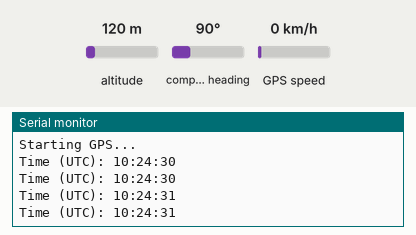
Simulated run of this sketch. Board: ESP32. Parts: the last lines printed to the serial monitor. The test bench sets the inputs (shaded band); at power-on: GPS speed 0 km/h, altitude 120 m, compass heading 90°. The GPS gets a fix after 3 s at 37.7749, -122.4194 with 8 satellites.

Above: at 1.2 s.
1.3 s: GPS speed set to 2 km/h
At 3.8 s:
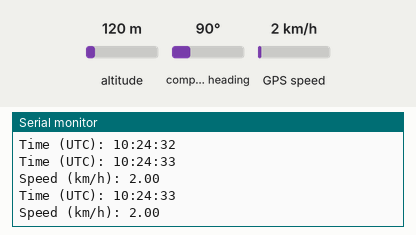
4.5 s: GPS speed set to 30 km/h
At 5.8 s:
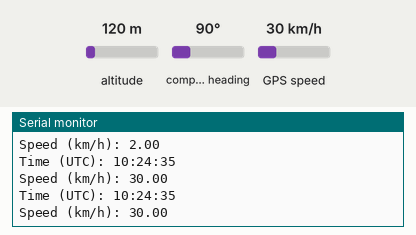
Timing chart, 0 to 7.5 s (numbered marks = the images above; inputs shaded):
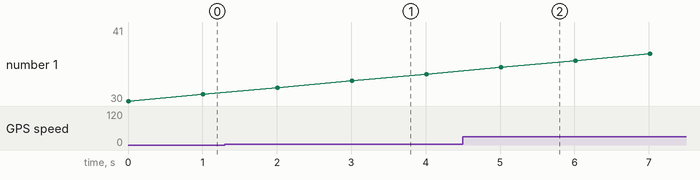

The sketch:

dummy.ino
```cpp
#include <TinyGPS++.h>
#include <HardwareSerial.h>

// TinyGPS++ instance
TinyGPSPlus gps;

// UART configuration for GPS
HardwareSerial SerialGPS(1); // Use UART1 for GPS

#define RXD2 16 // RX pin for GPS
#define TXD2 17 // TX pin for GPS

void setup() {
  Serial.begin(115200); // Debug output
  SerialGPS.begin(9600, SERIAL_8N1, RXD2, TXD2); // GPS communication
  Serial.println("Starting GPS...");
}

void loop() {
  // Read data from GPS
  while (SerialGPS.available() > 0) {
    char c = SerialGPS.read();
    gps.encode(c); // Pass data to TinyGPS++

    // Check and print time if updated
    if (gps.time.isUpdated()) {
      Serial.print("Time (UTC): ");
      Serial.printf("%02d:%02d:%02d\n", gps.time.hour(), gps.time.minute(), gps.time.second());
    }

    // Check and print speed if updated
    if (gps.speed.isUpdated()) {
      Serial.print("Speed (km/h): ");
      Serial.println(gps.speed.kmph());
    }
  }
}
```

Measured:
- after the input at 1.3 s, the serial monitor: prints a new line after 1.7 s (image 1)
- after the input at 4.5 s, the serial monitor: prints a new line after 0.51 s (image 2)
